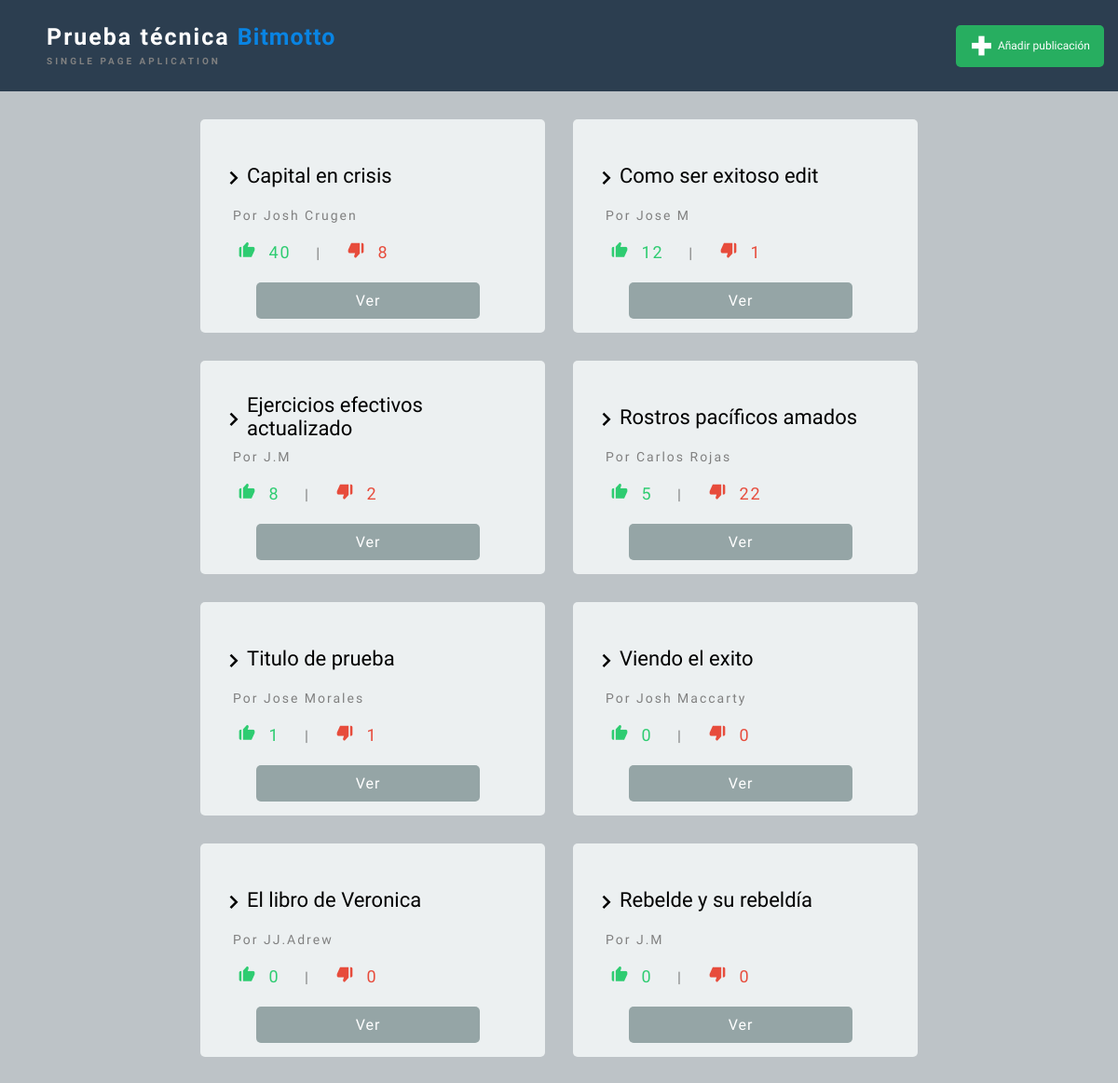
The page /spa/ on the database as committed earlier.
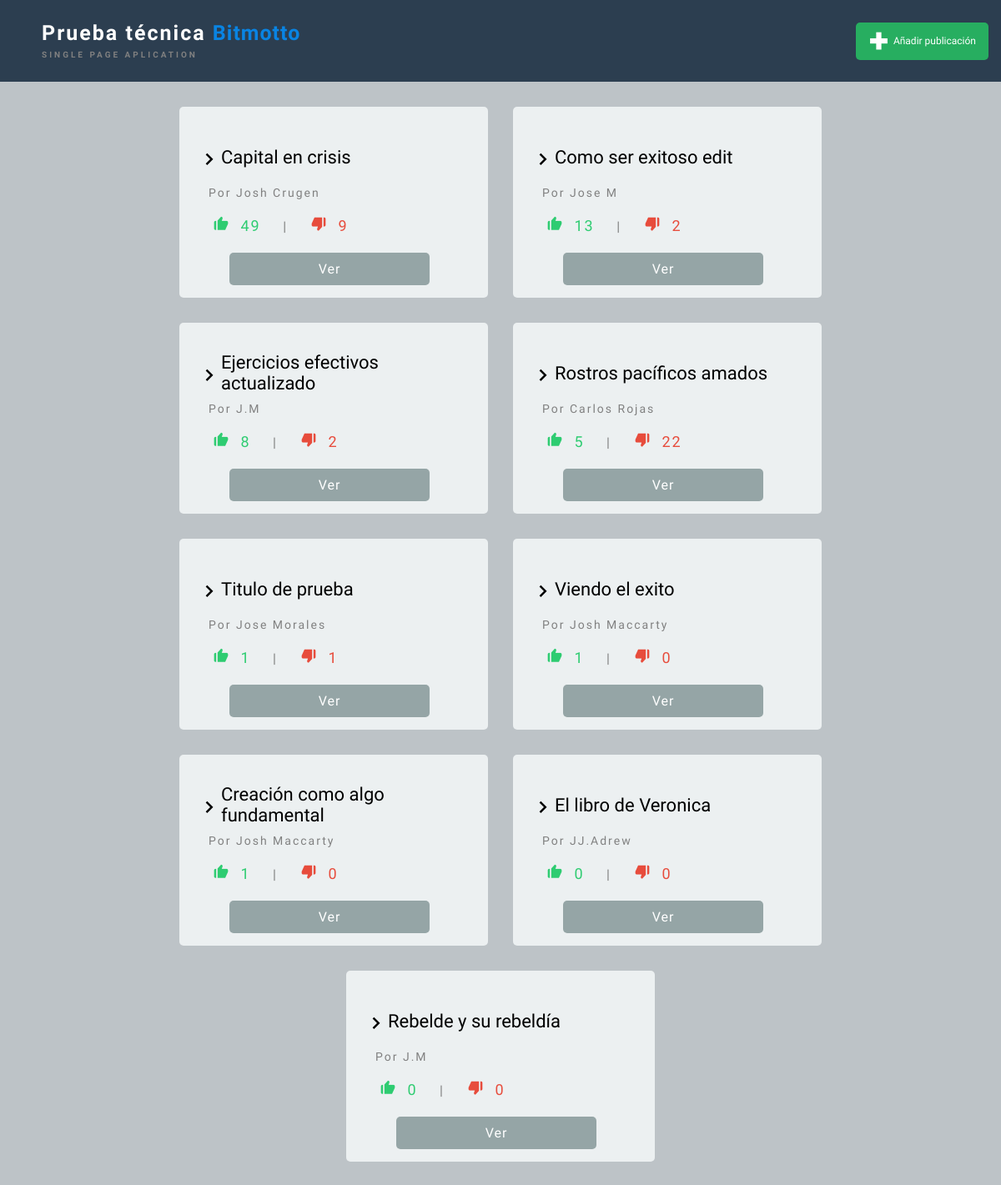
The same page on the database as committed later.
### spa/models.py (models this page shows, shortened)
class Content(models.Model):
  title = models.CharField(max_length=100)
  content = models.TextField(max_length=1000)
  author=models.CharField(max_length=30)
  date = models.DateField(auto_now_add=True)
  positive_votes=models.IntegerField(default=0)
  negative_votes=models.IntegerField(default=0)

### spa/views.py (the view)
# urls.py: path('', views.content, name="content"),
def content(request):
  publication_list = Content.objects.order_by('-positive_votes')
  return render(request, "spa/index.html", {
    "publication_list" : publication_list
  })

### spa/templates/spa/index.html (shortened to what this page needs)
{% load static %}
<!DOCTYPE html>
<html lang="en">
<head>
  <link href='https://unpkg.com/boxicons@2.1.2/css/boxicons.min.css' rel='stylesheet'>
  <link rel="stylesheet" href="{% static 'spa/base.css' %}">
  <link rel="stylesheet" href="{% static 'spa/view.css' %}">
</head>
<body>
  <header>
    <div class="header-title">
      <h1>Prueba técnica <span>Bitmotto</span>
      </h1>
      <span class="minimal-text">
        SINGLE PAGE APLICATION
      </span>
    </div>
    <div class="header-button">
      <a href="{% url 'spa:create' %}">
        <i class='bx bx-plus-medical'></i>
        Añadir publicación</a>
    </div>
  </header>
  <main>
    {% if publication_list %}
      <ul>
        {% for publication in publication_list %}
         <li>
          <div class="content">
             <div class="content-title">
              <i class='bx bx-chevron-right'></i><h2 class="content_title">{{publication.title}}</h2>
             </div>
            <p>Por {{publication.author}}</p>
            <div class="content-votes">
              <p class="positive-votes">
                <i class='bx bxs-like '></i>
                {{publication.positive_votes}}
              </p>|
              <p class="negative-votes">
                <i class='bx bxs-dislike'></i>
                {{publication.negative_votes}}
              </p>
            </div>
            <a href="{% url 'spa:detail' publication.id %}">Ver</a>
          </div>
         </li>
        {% endfor %}
      </ul>
    {% else %}
      <p>No hay elementos para mostrar.</p>
    {% endif %}
  </main>
</body>
</html>

### spa/static/spa/base.css (style rules this page uses)
body { padding:0; margin: 0; font-family: 'Plus Jakarta Sans', sans-serif; }

### spa/static/spa/view.css (style rules this page uses)
header { color: white; background-color: #2c3e50; display: flex; align-items: center; justify-content: space-between; padding: 25px 15px; }
.header-title { margin-left: 35px; }
.header-title h1 { font-size: 25px; letter-spacing: 2px; font-weight: 400; margin: 0; font-weight: 600; }
.header-title span { color: #0984e3; letter-spacing: 1px; font-weight: 800; }
.header-title .minimal-text { font-size: 10px; color: gray; letter-spacing: 3px; }
.header-button { background-color: #27ae60; color: white; border-radius: 5px; font-size: 12px; font-weight: 400; transition: .5s; }
.header-button a { text-decoration: none; color: white; text-align: center; display: flex; align-items: center; justify-content: center; padding:10px 15px; }
.header-button a i { font-size: 25px; color: white; margin-right: 5px; }
main { padding:15px 45px; background-color: #bdc3c7; }
main ul { list-style: none; margin: 0; padding: 0; display: flex; flex-direction: row; flex-wrap: wrap; justify-content: center; }
main li { width: 400px; }
.content { display: flex; flex-direction: column; padding: 15px; border-radius: 5px; background-color: #ecf0f1; margin: 15px; }
.content p { font-size: 14px; color: gray; letter-spacing: 2px; margin-left: 20px; margin-top: 0; }
.content-title { display: flex; justify-content: left; align-items: center; padding-bottom: 10px; height: 70px; }
.content-title h2 { font-size: 22px; font-weight: 400; margin-top:25px; margin-bottom: 5px; }
.content-title i { font-size: 30px; margin-top: 25px; margin-left: 5px; }
.content-votes { margin-left: 20px; color: gray; }
.content-votes i { font-size: 20px; margin: 5px; }
.content-votes .positive-votes { color:#2ecc71 ; display: inline; margin: 0; font-size: 18px; margin-right: 20px; }
.content-votes .negative-votes { color: #e74c3c; display: inline; font-size: 18px; }
.content a { text-decoration: none; text-align: center; padding: 10px 20px; border-radius: 5px; background-color: #95a5a6; color: white; letter-spacing: 1px; width: 200px; margin:20px 45px 0px 45px; }

Rows that differ between the two databases and show on the page:
changed Content "Capital en crisis": positive_votes "40" → "49"; negative_votes "8" → "9"
changed Content "Como ser exitoso edit": positive_votes "12" → "13"; negative_votes "1" → "2"
changed Content "Viendo el exito": positive_votes "0" → "1"
added Content: title "Creación como algo fundamental", author "Josh Maccarty", positive_votes "1", negative_votes "0"
